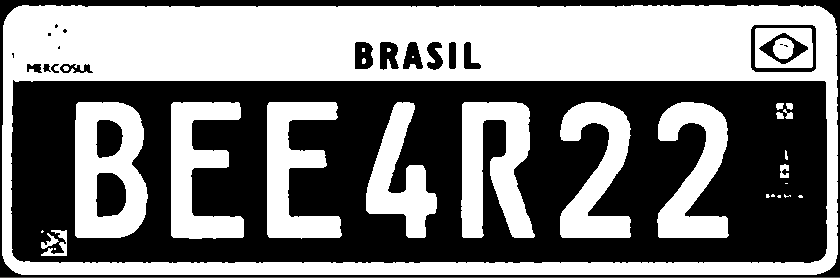
#> input picture 08_Inteligencia_Artificial/02_Algoritmos_Especificos/02_Processamento_de_Imagens/Imagens/placa.png, 840 x 278 px
$ jupyter execute 09_pre_procesamento_operacoes_morfologicas.ipynb
#> lines starting #> are read from the running program, lines starting #| are printed output that depends on the picture; after the words box and inside, x2 and y2 are one past the last pixel; in counts of white or black regions, pixels touching at a corner belong together
## Pré Processamento: Operações Morfológicas
***

Operação morfológica é conhecida como uma transformação na imagem, a qual é realizada utilizando uma segunda imagem menor - **elemento estruturante** que é uma imagem menor com a estrutura geometrica conhecida.

O elemento estruturante fornecida pelo usuário é utilizado para ressalvar ou remover aspectos especificos dos objetos da imagem maior.

A matriz que representa o elemento estruturante percorrerar toda a imagem a ser tratada.

A biblioteca do openCV possui três elementos estruturantes básicos: retangular,

#### retangular

```py
>>> cv2.getEstructuringElement(cv2.MORPH_RECT, (5, 5))
array([[1, 1, 1, 1, 1],
       [1, 1, 1, 1, 1],
       [1, 1, 1, 1, 1],
       [1, 1, 1, 1, 1],
       [1, 1, 1, 1, 1]], dtype=uint8)
```

#### Elíptica

```py
>>> cv2.getEstructuringElement(cv2.MORPH_ELLIPSE, (5, 5))
array([[0, 0, 1, 0, 0],
       [1, 1, 1, 1, 1],
       [1, 1, 1, 1, 1],
       [1, 1, 1, 1, 1],
       [0, 0, 1, 0, 0]], dtype=uint8)
```

#### Cruz

```py
>>> cv2.getEstructuringElement(cv2.MORPH_CROSS, (5, 5))
array([[0, 0, 1, 0, 0],
       [0, 0, 1, 0, 0],
       [1, 1, 1, 1, 1],
       [0, 0, 1, 0, 0],
       [0, 0, 1, 0, 0]], dtype=uint8)
```

Um excelente exemplo de aplicação das operações morfológicas é na leitura de placas de veículos por imagem.

A primeira figura é da foto da placa do veículo, já a segunda é utilizando um filtro binário e a terceira é utilizando operações morfológicas

***
### Erosão
***

O algoritmo da operação de erosão consiste em sobrepor cada pixel da imagem com o centro do elemento estruturante. Se todos os pontos do elemento estruturante coincidirem com os pontos do elemento de interesse, esse ponto torna-se parte do elemento de saída.

É responsável pela corrosão das arestas do objeto de interesse.

O elemento estruturante passará pela imagem original resultando o processo de erosão representado pela matriz a direita.

A função abaixo Sobrepoem cada pixel da imagem de entrada com o centro do elemento estruturante.

```py
def erode(img, elem_estr, interc):
    img = Imagem com a qual queremos trabalhar
    elem_estr = Elemento estruturante
    interc = Interação desejada

    return Matriz referente a imagem sofrida com a erosão
```

[cell 1]
import cv2 as cv
import numpy as np
from matplotlib import pyplot as plt

[cell 2]
img = cv.imread("./Imagens/placa.png")
#> img is the input picture: shape (278, 840, 3); mean B, G, R 124.6, 124.6, 124.6

[cell 3]
element_estruturante = cv.getStructuringElement(cv.MORPH_RECT, (7, 7))

[cell 4]
new_img = cv.erode(img, element_estruturante, iterations=2)
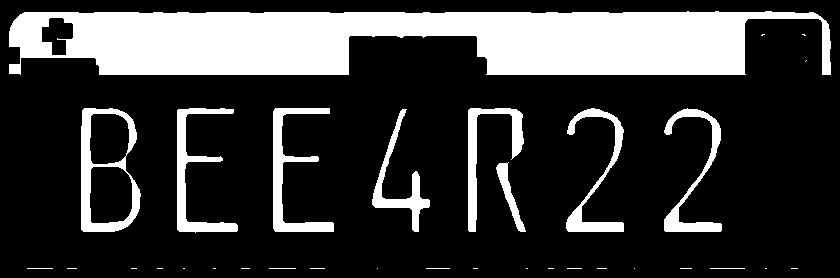
#> new_img: shape (278, 840, 3); 23% white; 33 white regions (20 under 20 px), largest, box (x1, y1, x2, y2) and area: (9, 11, 831, 75) 39642, (81, 108, 141, 232) 2485, (273, 108, 334, 232) 2169

[cell 5]
plt.imshow(img)
plt.title("Imagem Original")
plt.show()

[cell 6]
plt.imshow(new_img)
plt.title("Imagem Processada com Erosão")
plt.show()

***
### Dilatação
***

É o oposto da operação de Erosão

O objeto ficará maior do que era inicialmente

A função abaixo Sobrepoem cada pixel da imagem de entrada com o centro do elemento estruturante.

```py
def dilate(img, elem_estr, interc):
    img = Imagem com a qual queremos trabalhar
    elem_estr = Elemento estruturante
    interc = Interação desejada

    return Matriz referente a imagem sofrida com a dilatação
```

[cell 7]
new_img = cv.dilate(img, element_estruturante, iterations=2)
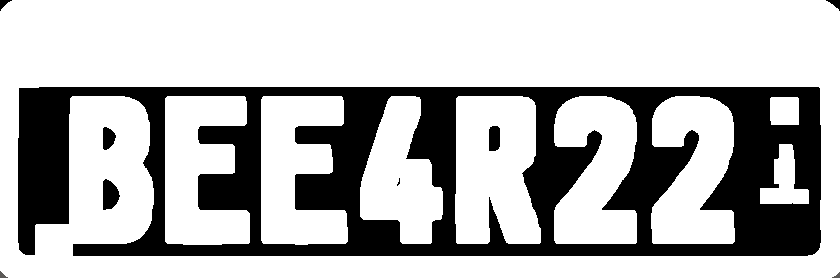
#> new_img: shape (278, 840, 3); mean B, G, R 183.6, 183.6, 183.6
